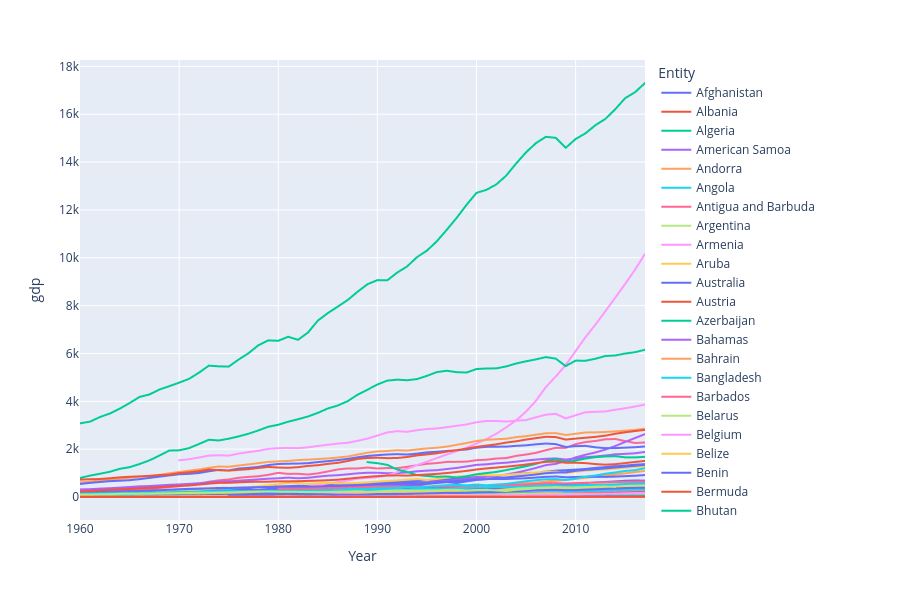

Notebook code cell kept with this figure:
### Markdown cell above
#### What happend with the table join?

### Code cell
px.line(gdp, x="Year", y="gdp", color="Entity", height=600)
